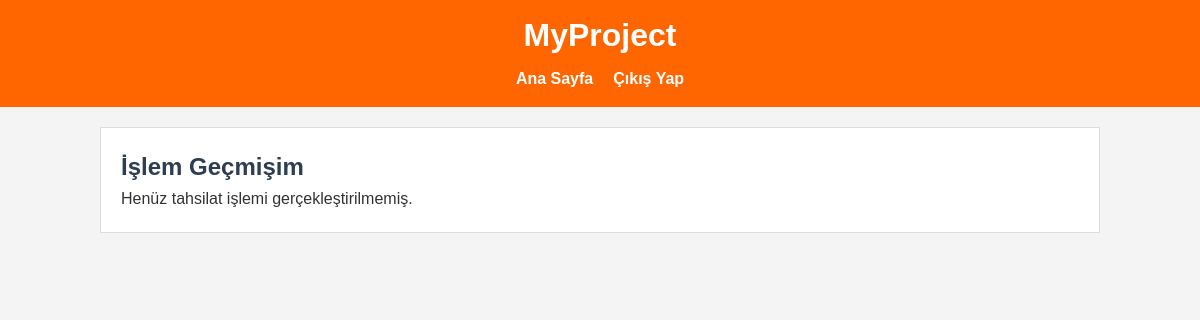
/rep/operations-history/ (signed in), run on an earlier commit of the app's database.
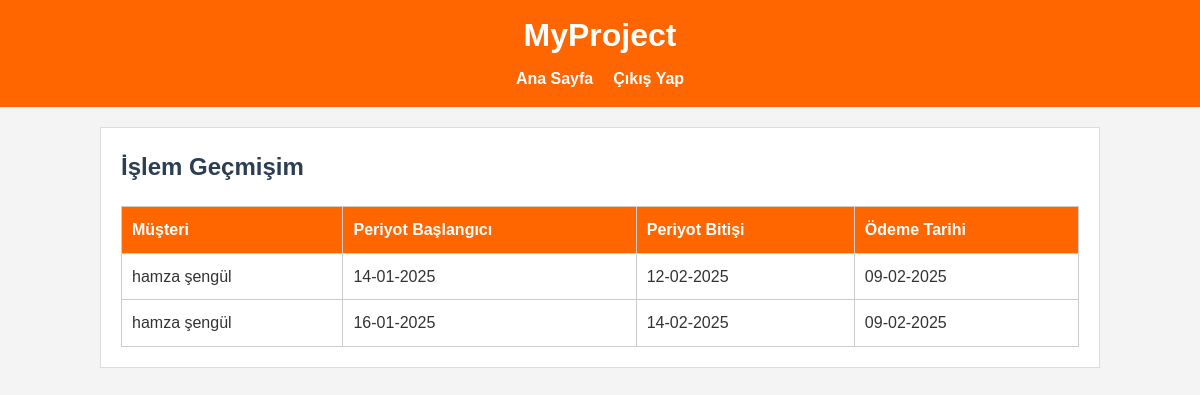
And on a later commit of the database.
### core/models.py (models this page shows, shortened)
class PaymentRecord(models.Model):
    PAYMENT_STATUS = (
        ('pending', 'Ödeme Bekleniyor'),
        ('paid', 'Ödeme Yapıldı'),
    )
    customer = models.ForeignKey('Customer', on_delete=models.CASCADE, related_name='payment_records', verbose_name="Müşteri")
    period_start = models.DateField(verbose_name="Periyot Başlangıcı")
    period_end = models.DateField(verbose_name="Periyot Bitişi")
    status = models.CharField(max_length=10, choices=PAYMENT_STATUS, default='pending', verbose_name="Ödeme Durumu")
    payment_date = models.DateField(null=True, blank=True, verbose_name="Ödeme Tarihi")
    created_at = models.DateTimeField(auto_now_add=True)
    class Meta:
        verbose_name = "Ödeme Kaydı"
        verbose_name_plural = "Ödeme Kayıtları"
        ordering = ['period_start']

class Customer(models.Model):
    representative = models.ForeignKey(User, on_delete=models.CASCADE, related_name='customers', verbose_name="Temsilci")
    first_name = models.CharField(max_length=30, verbose_name="Ad")
    last_name = models.CharField(max_length=30, verbose_name="Soyad")
    identifier = models.CharField(max_length=50, verbose_name="TC / Vergi No")
    tax_address = models.CharField(max_length=50, blank=True, null=True, verbose_name="Vergi Adresi")
    address = models.TextField(verbose_name="Adres")
    subscription_type = models.ForeignKey(SubscriptionType, on_delete=models.SET_NULL, null=True, blank=True, verbose_name="Abonelik Türü")
    subscription_duration = models.ForeignKey(SubscriptionDuration, on_delete=models.SET_NULL, null=True, blank=True, verbose_name="Abonelik Süresi")
    subscription_start_date = models.DateField(null=True, blank=True, verbose_name="Aboneliğin Başlama Tarihi")
    payment_method = models.ForeignKey(PaymentMethod, on_delete=models.SET_NULL, null=True, blank=True, verbose_name="Ödeme Tipi")
    payment_amount = models.DecimalField(max_digits=10, decimal_places=2, null=True, blank=True, verbose_name="Ödeme Miktarı")
    detail = models.TextField(blank=True, null=True, verbose_name="Detay Açıklama")
    created_at = models.DateTimeField(auto_now_add=True, verbose_name="Oluşturulma Tarihi")
    class Meta:
        verbose_name = "Müşteri"
        verbose_name_plural = "Müşteriler"
        ordering = ['-created_at']

### core/views.py (the view)
# urls.py: path('rep/operations-history/', views.rep_operations_history, name='rep_operations_history'),
@login_required
def rep_operations_history(request):
    if not (hasattr(request.user, 'representative_profile') and int(request.user.representative_profile.category) >= 2):
        return redirect('representative_dashboard')
    paid_records = PaymentRecord.objects.filter(
        customer__representative=request.user,
        status='paid'
    ).order_by('-payment_date')
    context = {
        'paid_records': paid_records,
    }
    return render(request, 'core/rep_operations_history.html', context)

### core/templates/core/rep_operations_history.html (shortened to what this page needs)
{% extends 'core/base.html' %}
{% block content %}
<h2>İşlem Geçmişim</h2>
{% if paid_records %}
  <table>
    <thead>
      <tr>
        <th>Müşteri</th>
        <th>Periyot Başlangıcı</th>
        <th>Periyot Bitişi</th>
        <th>Ödeme Tarihi</th>
      </tr>
    </thead>
    <tbody>
      {% for record in paid_records %}
      <tr>
        <td>{{ record.customer.first_name }} {{ record.customer.last_name }}</td>
        <td>{{ record.period_start|date:"d-m-Y" }}</td>
        <td>{{ record.period_end|date:"d-m-Y" }}</td>
        <td>{{ record.payment_date|date:"d-m-Y" }}</td>
      </tr>
      {% endfor %}
    </tbody>
  </table>
{% else %}
  <p>Henüz tahsilat işlemi gerçekleştirilmemiş.</p>
{% endif %}
{% endblock %}

What changed in the data, as far as the page shows it:
added PaymentRecord: customer.first_name "hamza", customer.last_name "şengül", period_start "14-01-2025", period_end "12-02-2025", payment_date "09-02-2025"
added PaymentRecord: customer.first_name "hamza", customer.last_name "şengül", period_start "16-01-2025", period_end "14-02-2025", payment_date "09-02-2025"
Also different on the page:
text no longer shown: "Henüz tahsilat işlemi gerçekleştirilmemiş."
text now shown: "Müşteri Periyot Başlangıcı Periyot Bitişi Ödeme Tarihi"
